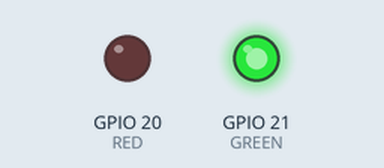
Bench run of a program on a simulated Raspberry Pi (BCM pin numbers). Shown: output pins drawn as LEDs (lit = HIGH).

Above: at 0.5 s.
At 2.5 s:
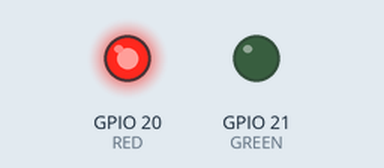
At 3.5 s:
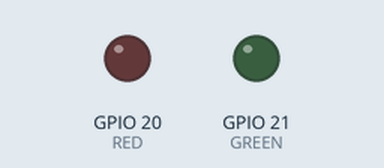
Timing chart, 0 to 5.2 s (numbered marks = the images above):
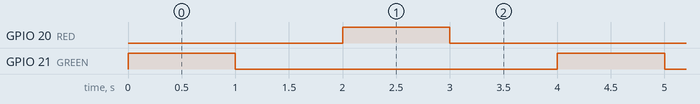

Measured:
- by itself, GPIO 20 (RED), GPIO 21 (GREEN): alternates HIGH for 1.0 s and LOW for 3.0 s
- by itself, everything shown: repeats every 4.0 s, in 4 steps

The program:

ky-011.py
```python
## KY-011 - 2 coler LED
## Reference: http://www.pibits.net/code/ky-011-two-color-led-module-raspberry-pi-example.php

## Physical Connection              ##
## ================================ ##
##           [Light Bulb]           ## <- reference
##  - | (GND) | (RED) | (GREEN) | S ## <- pins on board
##       GND  |  20   |   21        ## <- pins on pi


# SAMPLE CODE
# REF: https://gist.github.com/getelectronics/0d5655e369e3564d41aaef869f693202
import RPi.GPIO as GPIO
import time

GPIO.setmode(GPIO.BCM)

# Set up Pins
RED = 20
GREEN = 21
GPIO.setup(RED, GPIO.OUT, initial=GPIO.LOW)
GPIO.setup(GREEN, GPIO.OUT, initial=GPIO.LOW)

# Main
try:
    while True:
        GPIO.output(GREEN, GPIO.HIGH)
        time.sleep(1)
        GPIO.output(GREEN, GPIO.LOW)
        time.sleep(1)
        GPIO.output(RED, GPIO.HIGH)
        time.sleep(1)
        GPIO.output(RED, GPIO.LOW)
        time.sleep(1)

except KeyboardInterrupt:
    print('Interrupted')

except Exception as e:
    # Catch any other errors
    print(e)

finally:
    GPIO.cleanup()
```
